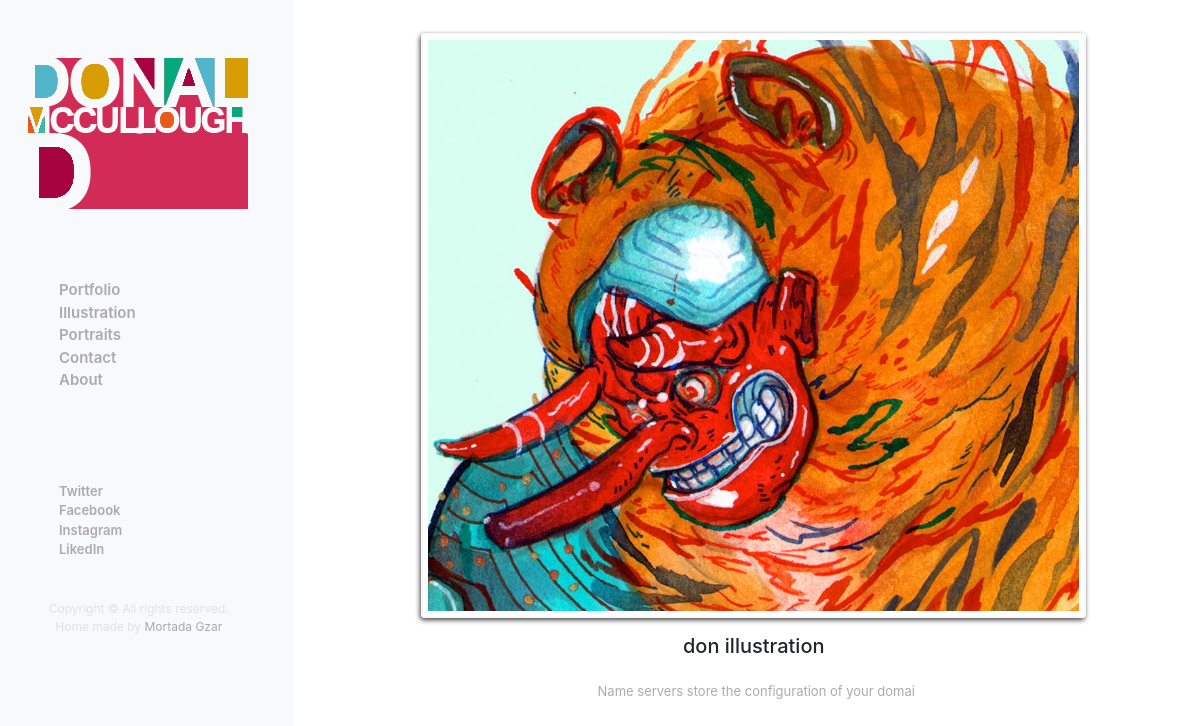
The app's page /post/1/ with its own data.
### Don_portfolio/models.py (models this page shows)
class Post(models.Model):
       title = models.CharField(max_length = 50)
       discription = models.CharField(max_length = 50)
       picture = models.ImageField(upload_to = 'pictures')

### Don_portfolio/views.py (the view)
# urls.py: path('post/<int:pk>/', views.workview, name='workview'),
def workview(request, pk):
    post = get_object_or_404(Post, pk=pk)
    return render(request, 'workview.html', {'post': post})

### templates/Workview.html (shortened to what this page needs)
<html lang="en">
<head>
        {% block title %}
    {% load static %}
    <link rel="stylesheet" href="{% static 'css/bootstrap.min.css' %}">
    <link rel="stylesheet" href="{% static 'css/style.css' %}">
    <link rel="stylesheet" href="https://cdnjs.cloudflare.com/ajax/libs/font-awesome/4.7.0/css/font-awesome.min.css">
</head>
</head>
        <div class="row">
            <div class="col-sm-3 px-1  bg-light" id="slide">
                <div class="py-2 sticky-top flex-grow-1">
                    <div class="nav flex-sm-column">
                        <img class="logo" style="height: 20%;" src={% static "images/logo.png" %}>
                        <ol class="list1">
                                <li><a href="{% url 'home' %}">Portfolio</a></li>
                               <li><a href="{% url 'illustrations' %}">Illustration</a></li>
                               <li><a href="{% url 'Portraits' %}">Portraits</a></li>
                               <li><a href="{% url 'contact' %}">Contact</a></li>
                               <li><a href="{% url 'about' %}">About</a></li>
                           </ol>
                           <ol class="list2">
                                   <li>Twitter</li>
                                   <li>Facebook</li>
                                   <li>Instagram</li>
                                   <li>LikedIn</li>
                               </ol>
                               <div class="footer">
                                    Copyright © All rights reserved.<br>
                               Home made by <a class="by" href="https://www.mgzar.com/">Mortada Gzar </a>
                            </div>
                    </div>
                </div>
            </div>
            <div class="col" id="maind">
                    <div class="post">
                            {% if post %}
                                <div class="detail">
                                    <img class="imagedetail" src="{{ post.picture.url }}" alt="img">
                             <p class="titled"> <h5>{{ post.title }}</h5></p>
                            <p >{{post.discription}}</p>
                                </div>
                            {% endif %}
                        </div>
            </div>
        </div>
    {% endblock %}

### static/css/style.css (style rules this page uses)
.footer { text-align: center; align-items: center; color: #e2e1e1; font-size: 12px; }
li { -webkit-animation: flip-in-hor-bottom 0.8s cubic-bezier(0.250, 0.460, 0.450, 0.940) 0.9s both; animation: flip-in-hor-bottom 0.8s cubic-bezier(0.250, 0.460, 0.450, 0.940) 0.9s both; }
.titled { text-align: left; color:gray; padding-left:35px; }
.imagedetail { -webkit-animation: bounce-in-top 1.4s both; animation: bounce-in-top 1.4s both; width: 75%; border: 2px solid rgb(248, 248, 248); border-radius: 4px; padding: 5px; -webkit-box-shadow: -1px 2px 5px 0px rgba(0,0,0,0.75); -moz-box-shadow: -1px 2px 5px 0px rgba(0,0,0,0.75); box-shadow: -1px 2px 5px 0px rgba(0,0,0,0.75); }
.detail { margin: 30px auto; display: inline-block; padding: 3px; }
a:link { color:#adaaab; }
a { transition: .2s ease; }
#maind { text-align: center; align-items: center; }
p { width: 100%; overflow: hidden; font-size: 13px; color:#adaaab; padding-left: 5px; }
.logo { margin: 50px auto 20px; display: block; cursor: pointer; -webkit-animation: logo_anim 0.9s cubic-bezier(0.230, 1.000, 0.320, 1.000) both; animation: logo_anim 0.9s cubic-bezier(0.230, 1.000, 0.320, 1.000) both; }
.list1 { margin: 50px auto 40px 30px; display: block; font-size: 15px; color:#adaaab; font-weight: 600; list-style-type: none; cursor: pointer; }
.list2 { margin: 50px auto 40px 30px; display: block; font-size: 13px; color:#adaaab; font-weight: 600; list-style-type: none; }

### records on screen
Post: picture (picture), title "don illustration", discription "Name servers store the configuration of your domai"
